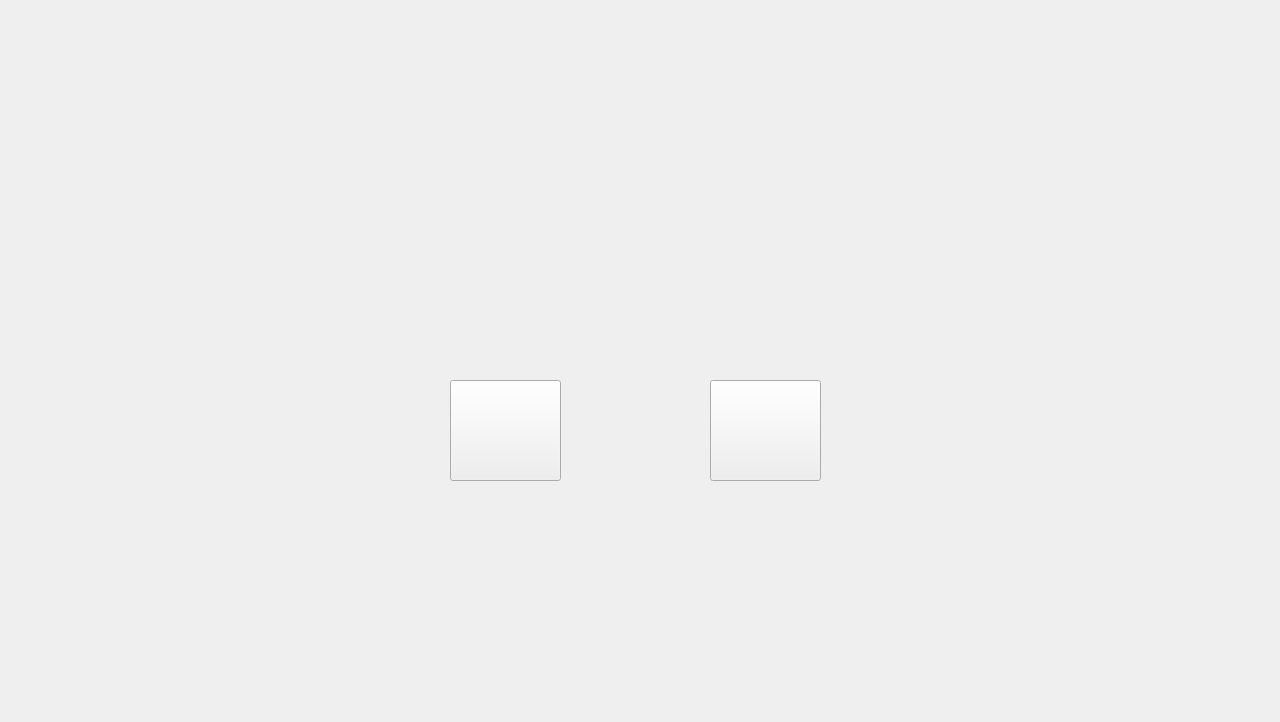
<?xml version="1.0" encoding="UTF-8"?>
<ui version="4.0">
 <class>Exit</class>
 <widget class="QWidget" name="Exit">
  <property name="geometry">
   <rect>
    <x>0</x>
    <y>0</y>
    <width>1280</width>
    <height>722</height>
   </rect>
  </property>
  <property name="windowTitle">
   <string>Form</string>
  </property>
  <widget class="QLabel" name="PicExit">
   <property name="geometry">
    <rect>
     <x>-2</x>
     <y>-5</y>
     <width>1281</width>
     <height>731</height>
    </rect>
   </property>
   <property name="text">
    <string/>
   </property>
   <property name="pixmap">
    <pixmap>Pic/Exit.jpg</pixmap>
   </property>
  </widget>
  <widget class="QPushButton" name="YesButton">
   <property name="geometry">
    <rect>
     <x>450</x>
     <y>380</y>
     <width>111</width>
     <height>101</height>
    </rect>
   </property>
   <property name="text">
    <string/>
   </property>
  </widget>
  <widget class="QPushButton" name="NoButton">
   <property name="geometry">
    <rect>
     <x>710</x>
     <y>380</y>
     <width>111</width>
     <height>101</height>
    </rect>
   </property>
   <property name="text">
    <string/>
   </property>
  </widget>
 </widget>
 <resources/>
 <connections/>
</ui>
